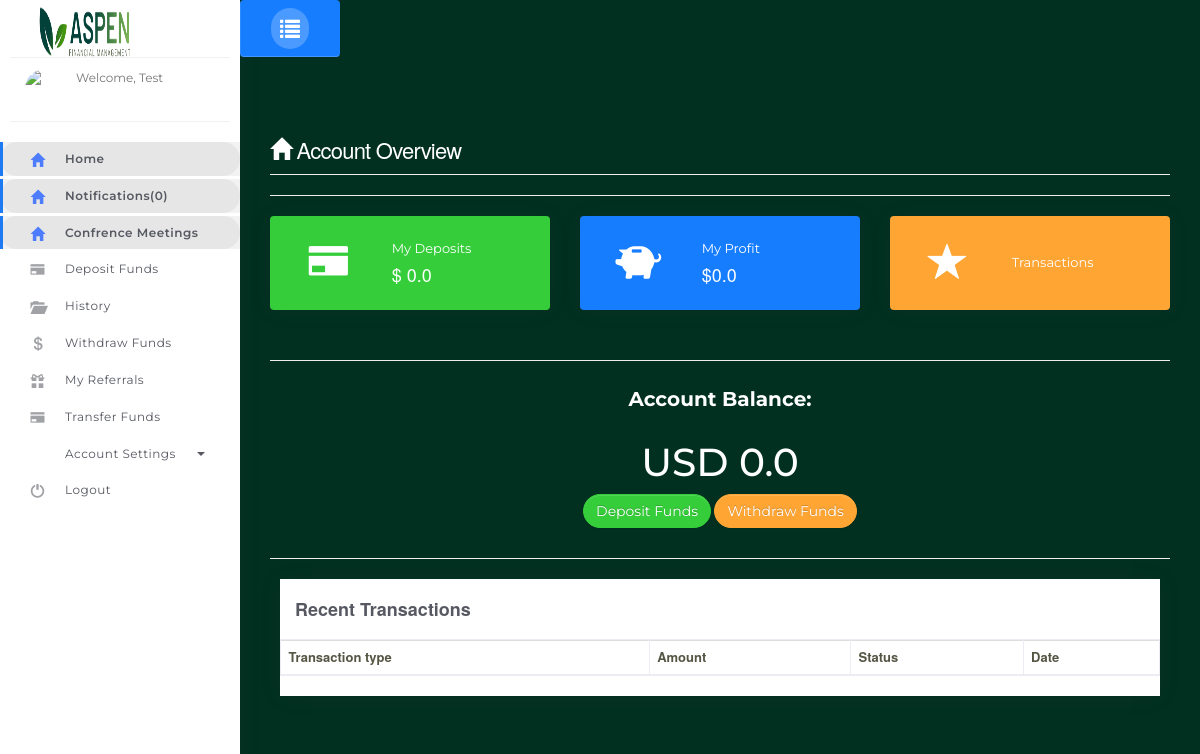
The app's page /dashboard/ (signed in) with its own data.
### gencapapp/models.py (models this page shows, shortened)
class Client(models.Model):
	GENDER= (
		('MALE', 'MALE'),
		('FEMALE', 'FEMALE'),
		('TRANSGENDER', 'TRANSGENDER'),
		('RATHER NOT SAY', 'RATHER NOT SAY'),
		)
	KIN_GENDER= (
		('MALE', 'MALE'),
		('FEMALE', 'FEMALE'),
		('TRANSGENDER', 'TRANSGENDER'),
		('RATHER NOT SAY', 'RATHER NOT SAY'),
		)
	RELATIONSHIP=(
		('FATHER', 'FATHER'),
		('MOTHER', 'MOTHER'),
		('SIBLING', 'SIBLING'),
		('SPOUSE', 'SPOUSE'),
		('OTHERS', 'OTHERS'),
		)
	user= models.OneToOneField(User, on_delete= models.CASCADE)
	bio= models.TextField(blank= True)
	first_name= models.CharField(max_length=64, default='update your account', null=True, blank=True)
	last_name= models.CharField(max_length=64, default='update your account', null=True, blank=True)
	email_address= models.CharField(max_length=64, default='update your account', null=True, blank=True)
	country= models.CharField(max_length=64, default='update your account', null=True, blank=True)
	city= models.CharField(max_length=64, default='update your account', null=True, blank=True)
	home_address= models.CharField(max_length=64, default='update your account', null=True, blank=True)
	Date_of_birth= models.CharField(max_length=64, default='update your account', null=True, blank=True)
	gender= models.CharField(max_length=64, default='update your account', null=True, blank=True, choices=GENDER)
	occupation= models.CharField(max_length=64, default='update your account', null=True, blank=True)
	monthly_income= models.CharField(max_length=64, default='update your account', null=True, blank=True)
	reason_for_investing= models.CharField(max_length=64, default='update your account', null=True, blank=True)
	code= models.CharField(max_length=12, blank=True)
	recommended_by= models.ForeignKey(User, on_delete=models.CASCADE, blank=True, null=True, related_name='ref_by')
	updated= models.DateTimeField(auto_now= True)
	created= models.DateTimeField(auto_now_add= True)
	deposit= models.FloatField(default=0, null=True)
	balance= models.FloatField(default=0,null=True)
	withdrawal= models.FloatField(default=0,null=True)
	profit= models.FloatField(default=0,null=True)
	roi= models.FloatField(default=0.015, null=True)
	investment_plan_name= models.CharField(default='MISSED-INFO', max_length=20, null=True, blank=True)
	contract_duration= models.FloatField(default=180, null=True, blank=True)
	running_days= models.IntegerField(default=0, null=True)
	wallet_address= models.CharField(max_length=400, default='update your account', null=True)
	ID_CARD= models.ImageField(null=True, blank=True)
	next_of_kin_fullname= models.CharField(max_length=64, default='update your account', null=True, blank=True)
	next_of_kin_phonenumber= models.CharField(max_length=64, default='update your account', null=True, blank=True)
	next_of_kin_gender= models.CharField(max_length=64, default='update your account', null=True, blank=True, choices=KIN_GENDER)
	next_of_kin_age= models.CharField(max_length=64, default='update your account', null=True, blank=True,)
	next_of_kin_phonenumber= models.CharField(max_length=64, default='update your account', null=True, blank=True,)
	next_of_kin_home_address= models.CharField(max_length=64, default='update your account', null=True, blank=True,)
	relationship_status_with_next_of_kin= models.CharField(max_length=64, default='update your account', null=True, blank=True, choices=RELATIONSHIP)
	@property
	def profile_picUrl(self):
		try:
			url= self.profile_pic.url
		except:
			url=''
		return url
	def save(self, *args, **kwargs):
		if self.code=='':
			code= generate_ref_code()
			self.code= code
		super().save(*args, **kwargs)

### gencapapp/views.py (the view)
# urls.py: path('dashboard/', views.dashboard, name='dashboard'),
@login_required(login_url='signin')
def dashboard(request):
	if request.user.is_staff:
		return redirect('admindashboard')
	else:
		client= request.user.client
		client_firstname= request.user.username
		client_email= request.user.email
		client_pk= client.pk
		client_deposit= client.deposit
		client_profit= client.profit
		client_bal= client.balance
		client_withdrawal= client.withdrawal
		client_date_joined= client.created
		client_code= client.code
		client_investment_plan_name= client.investment_plan_name
		client_contract= client.running_days
		time_left= float(28) - float(client_contract)
		client.save()
		client_notifications= Notification.objects.filter(client=client)
		number_of_notifications= client_notifications.count()
	context={'client': client, 'client_deposit':client_deposit, 'client_bal':client_bal,'client_profit':client_profit, 'client_date_joined':client_date_joined, 'time_left':time_left,
	'client_withdrawal':client_withdrawal, 'client_code':client_code, 'number_of_notifications':number_of_notifications, 'client_investment_plan_name':client_investment_plan_name}
	return render(request, 'gencapapp/dashboardtwo.html', context)

### gencapapp/templates/gencapapp/dashboardtwo.html (shortened to what this page needs)
<!DOCTYPE html>
{% load static %}
<html lang="en">
<head>
    <link rel="stylesheet" href="{% static 'private/assets/bootstrap.min.css' %}">
    <link rel="stylesheet" href="{% static 'private/assets/ready.min.css' %}">
    <link rel="stylesheet" href="{% static 'private/assets/toastr.min.css' %}">
    <link rel="stylesheet" href="{% static 'private/assets/styles.css' %}">
    <link rel="stylesheet" href="{% static 'private/assets/sweetalert2.min.css' %}"/>
<link rel="stylesheet" href="https://cdn.jsdelivr.net/npm/bootstrap@3.3.7/dist/css/bootstrap.min.css">
<link rel="stylesheet" href="https://cdn.jsdelivr.net/npm/bootstrap@3.3.7/dist/css/bootstrap-theme.min.css">
</head>
<body style="background-color: #023020 !important; color: #ffffff !important;">
    <div class="wrapper">
        <div class="main-header">
<div class="logo-header">
    <a href="{% url 'dashboard' %}" class="big-logo">
        <img style="height: 60px !important; width: 120px !important;" src="{% static 'logo.png' %}" alt="logo img" class="logo-img">
    </a>
</div>
<nav class="navbar navbar-header navbar-expand-lg" data-background-color="blue">
    <div class="container-fluid">
        <div class="navbar-minimize">
            <button class="btn btn-minimize btn-rounded">
                <i class="glyphicon glyphicon-list"></i>
            </button>
        </div>
    </div>
</nav>
        </div>
        <div class="sidebar">
    <div class="sidebar-wrapper scrollbar-inner">
        <div class="sidebar-content">
            <div class="user">
                <div class="photo">
                    <img src="{{request.user.client.profile_picUrl}}" alt="image profile">
                </div>
                <div class="info">
                    <a data-toggle="collapse" href="#collapseExample" aria-expanded="true">
                        <span>
                           Welcome, {{request.user.username}}
                        </span>
                    </a>
                    <div class="clearfix"></div>
                </div>
            </div>
            <ul class="nav">
                <li class="nav-item active">
                    <a href="{% url 'dashboard' %}">
                        <i class="glyphicon glyphicon-home"></i>
                        <p>Home</p>
                    </a>
                </li>
                <li class="nav-item active">
                    <a href="{% url 'notifications' %}">
                        <i class="glyphicon glyphicon-home"></i>
                        <p>Notifications({{number_of_notifications}})</p>
                    </a>
                </li>
                <li class="nav-item active">
                    <a href="{% url 'video_page' %}">
                        <i class="glyphicon glyphicon-home"></i>
                        <p>Confrence Meetings</p>
                    </a>
                </li>
                <li class="nav-item ">
                    <a href="{% url 'deposit' %}">
                        <i class="glyphicon glyphicon-credit-card"></i>
                        <p>Deposit Funds</p>
                    </a>
                </li>
                <li class="nav-item ">
                    <a href="{% url 'history' %}">
                        <i class="glyphicon glyphicon-folder-open"></i>
                        <p>History</p>
                    </a>
                </li>
                <li class="nav-item ">
                    <a href="{% url 'withdrawal' %}">
                        <i class="glyphicon glyphicon-usd"></i>
                        <p>Withdraw Funds</p>
                    </a>
                </li>
                <li class="nav-item ">
                    <a href="{% url 'myreferals' %}">
                        <i class="glyphicon glyphicon-gift"></i>
                        <p>My Referrals</p>
                    </a>
                </li>
                <li class="nav-item ">
                    <a href="{% url 'transfer_funds' %}">
                        <i class="glyphicon glyphicon-credit-card"></i>
                        <p>Transfer Funds</p>
                    </a>
                </li>
                <li class="nav-item
                     ">
                    <a data-toggle="collapse" href="#accountsettings" class="collapsed" aria-expanded="false">
                        <p>Account Settings</p>
                        <span class="caret"></span>
                    </a>
                </li>
                <li class="nav-item">
                    <a href="{% url 'logout' %}">
                        <i class="glyphicon glyphicon-off"></i>
                        <p>Logout</p>
                    </a>
                </li>
            </ul>
        </div>
    </div>
</div>
        <div class="main-panel">
            <div class="content">
                <div class="container-fluid">
                    <div class="page-header">
                        <h4 class="page-title d-md-block" style="color: #ffffff !important;"> <span class="glyphicon glyphicon-home"></span> Account Overview
                        </h4>
                    </div>
                    <hr>
                    <div class="row">
                        <div class="col-sm-6 col-md-4 col-6">
                            <div class="card card-stats card-success card-round">
                                <div class="card-body">
                                    <div class="row">
                                        <div class="col-5">
                                            <div class="icon-big text-center">
                                                <i class="glyphicon glyphicon-credit-card"></i>
                                            </div>
                                        </div>
                                        <div class="col-7 col-stats">
                                            <div class="numbers">
                                                <p class="card-category">My Deposits</p>
                                                <h4 class="card-title">$ {{client_deposit}}</h4>
                                            </div>
                                        </div>
                                    </div>
                                </div>
                            </div>
                        </div>
                        <div class="col-sm-6 col-md-4 col-6">
                            <div class="card card-stats card-primary card-round">
                                <div class="card-body">
                                    <div class="row">
                                        <div class="col-5">
                                            <div class="icon-big text-center">
                                                <i class="glyphicon glyphicon-piggy-bank"></i>
                                            </div>
                                        </div>
                                        <div class="col-7 col-stats">
                                            <div class="numbers">
                                                <p class="card-category">My Profit</p>
                                                <h4 class="card-title">${{client_profit}}</h4>
                                            </div>
                                        </div>
                                    </div>
                                </div>
                            </div>
                        </div>
                        <div class="col-sm-12 col-md-4 col-12">
                            <div class="card card-stats card-warning card-round">
                                <div class="card-body ">
                                    <div class="row">
                                        <div class="col-5">
                                            <div class="icon-big text-center">
                                                <i class="glyphicon glyphicon-star"></i>
                                            </div>
                                        </div>
                                        <div class="col-7 col-stats">
                                            <div class="numbers">
                                                <p class="card-category">Transactions</p>
                                            </div>
                                        </div>
                                    </div>
                                </div>
                            </div>
                        </div>
                    </div>
                    <hr>
                    <div class="row">
                        <div class="col-md-12">
                            <p class="text-center">
                                <strong style="font-size:20px;">Account Balance:</strong><br><br> <strong
                                    class="h1 money no-wrap" style="font-size: 3em;"> USD {{client_bal}}</strong>
                            </p>
                            <p class="text-center">
                                <a href="{% url 'deposit' %}" class="btn btn-success"> Deposit Funds </a>
                                <a href="{% url 'withdrawal' %}" class="btn btn-warning"> Withdraw Funds </a>
                            </p>
                        </div>
                    </div>
                    <hr>
                    <div class="">
                        <div class="col-md-12">
                            <div class="card" style="overflow-x: scroll;">
                                <div class="card-header">
                                    <h4 class="card-title"><b>Recent Transactions</b></h4>
                                </div>
                                <table class="table table-bordered">
                                    <thead>
                                        <tr>
                                            <th>Transaction type</th>
                                            <th>Amount</th>
                                            <th>Status</th>
                                            <th>Date</th>
                                        </tr>
                                    </thead>
                                </table>
                            </div>
                        </div>
                </div>
            </div>
        </div>
    </div>
</body>
</html>

### static/private/assets/styles.css (style rules this page uses)
.card { overflow: scroll; scrollbar-width: none; }
@media (min-width:412px) { .col-md-12 { padding-left: 10px !important; padding-right: 10px !important; } }
button,a { border-radius: 20px !important; }

### records on screen
Client: deposit "0.0", profit "0.0", balance "0.0"

### other values on screen
{{ request.user.username }} "Test"
{{ number_of_notifications }} "0"
